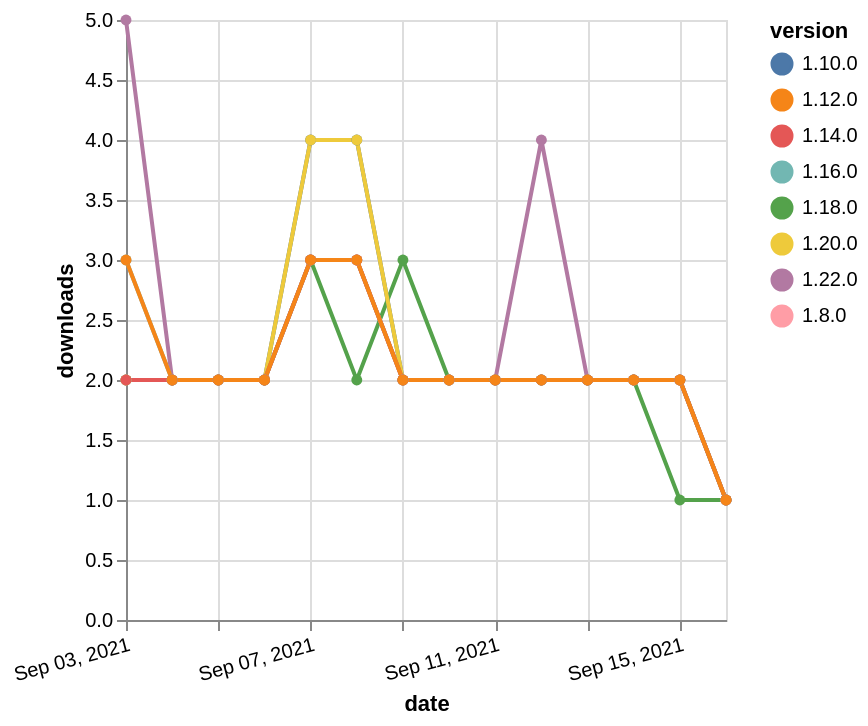

Source (Vega-Lite JSON):
### Vega-Lite specification from a JSON file in a GitHub repository (floating-point values rounded to 4 significant figures)
{"$schema": "https://vega.github.io/schema/vega-lite/v5.json", "description": "A simple bar chart with embedded data.", "data": {"values": [{"date": "2021-09-03", "total": 1027, "delta": 2, "version": "1.18.0"}, {"date": "2021-09-04", "total": 1029, "delta": 2, "version": "1.18.0"}, {"date": "2021-09-05", "total": 1031, "delta": 2, "version": "1.18.0"}, {"date": "2021-09-06", "total": 1033, "delta": 2, "version": "1.18.0"}, {"date": "2021-09-07", "total": 1036, "delta": 3, "version": "1.18.0"}, {"date": "2021-09-08", "total": 1038, "delta": 2, "version": "1.18.0"}, {"date": "2021-09-09", "total": 1041, "delta": 3, "version": "1.18.0"}, {"date": "2021-09-10", "total": 1043, "delta": 2, "version": "1.18.0"}, {"date": "2021-09-11", "total": 1045, "delta": 2, "version": "1.18.0"}, {"date": "2021-09-12", "total": 1047, "delta": 2, "version": "1.18.0"}, {"date": "2021-09-13", "total": 1049, "delta": 2, "version": "1.18.0"}, {"date": "2021-09-14", "total": 1051, "delta": 2, "version": "1.18.0"}, {"date": "2021-09-15", "total": 1052, "delta": 1, "version": "1.18.0"}, {"date": "2021-09-16", "total": 1053, "delta": 1, "version": "1.18.0"}, {"date": "2021-09-03", "total": 241, "delta": 5, "version": "1.22.0"}, {"date": "2021-09-04", "total": 243, "delta": 2, "version": "1.22.0"}, {"date": "2021-09-05", "total": 245, "delta": 2, "version": "1.22.0"}, {"date": "2021-09-06", "total": 247, "delta": 2, "version": "1.22.0"}, {"date": "2021-09-07", "total": 250, "delta": 3, "version": "1.22.0"}, {"date": "2021-09-08", "total": 253, "delta": 3, "version": "1.22.0"}, {"date": "2021-09-09", "total": 255, "delta": 2, "version": "1.22.0"}, {"date": "2021-09-10", "total": 257, "delta": 2, "version": "1.22.0"}, {"date": "2021-09-11", "total": 259, "delta": 2, "version": "1.22.0"}, {"date": "2021-09-12", "total": 263, "delta": 4, "version": "1.22.0"}, {"date": "2021-09-13", "total": 265, "delta": 2, "version": "1.22.0"}, {"date": "2021-09-14", "total": 267, "delta": 2, "version": "1.22.0"}, {"date": "2021-09-15", "total": 269, "delta": 2, "version": "1.22.0"}, {"date": "2021-09-16", "total": 270, "delta": 1, "version": "1.22.0"}, {"date": "2021-09-03", "total": 2463, "delta": 2, "version": "1.8.0"}, {"date": "2021-09-04", "total": 2465, "delta": 2, "version": "1.8.0"}, {"date": "2021-09-05", "total": 2467, "delta": 2, "version": "1.8.0"}, {"date": "2021-09-06", "total": 2469, "delta": 2, "version": "1.8.0"}, {"date": "2021-09-07", "total": 2472, "delta": 3, "version": "1.8.0"}, {"date": "2021-09-08", "total": 2475, "delta": 3, "version": "1.8.0"}, {"date": "2021-09-09", "total": 2477, "delta": 2, "version": "1.8.0"}, {"date": "2021-09-10", "total": 2479, "delta": 2, "version": "1.8.0"}, {"date": "2021-09-11", "total": 2481, "delta": 2, "version": "1.8.0"}, {"date": "2021-09-12", "total": 2483, "delta": 2, "version": "1.8.0"}, {"date": "2021-09-13", "total": 2485, "delta": 2, "version": "1.8.0"}, {"date": "2021-09-14", "total": 2487, "delta": 2, "version": "1.8.0"}, {"date": "2021-09-15", "total": 2489, "delta": 2, "version": "1.8.0"}, {"date": "2021-09-16", "total": 2490, "delta": 1, "version": "1.8.0"}, {"date": "2021-09-03", "total": 2636, "delta": 2, "version": "1.10.0"}, {"date": "2021-09-04", "total": 2638, "delta": 2, "version": "1.10.0"}, {"date": "2021-09-05", "total": 2640, "delta": 2, "version": "1.10.0"}, {"date": "2021-09-06", "total": 2642, "delta": 2, "version": "1.10.0"}, {"date": "2021-09-07", "total": 2646, "delta": 4, "version": "1.10.0"}, {"date": "2021-09-08", "total": 2650, "delta": 4, "version": "1.10.0"}, {"date": "2021-09-09", "total": 2652, "delta": 2, "version": "1.10.0"}, {"date": "2021-09-10", "total": 2654, "delta": 2, "version": "1.10.0"}, {"date": "2021-09-11", "total": 2656, "delta": 2, "version": "1.10.0"}, {"date": "2021-09-12", "total": 2658, "delta": 2, "version": "1.10.0"}, {"date": "2021-09-13", "total": 2660, "delta": 2, "version": "1.10.0"}, {"date": "2021-09-14", "total": 2662, "delta": 2, "version": "1.10.0"}, {"date": "2021-09-15", "total": 2664, "delta": 2, "version": "1.10.0"}, {"date": "2021-09-16", "total": 2665, "delta": 1, "version": "1.10.0"}, {"date": "2021-09-03", "total": 749, "delta": 2, "version": "1.20.0"}, {"date": "2021-09-04", "total": 751, "delta": 2, "version": "1.20.0"}, {"date": "2021-09-05", "total": 753, "delta": 2, "version": "1.20.0"}, {"date": "2021-09-06", "total": 755, "delta": 2, "version": "1.20.0"}, {"date": "2021-09-07", "total": 759, "delta": 4, "version": "1.20.0"}, {"date": "2021-09-08", "total": 763, "delta": 4, "version": "1.20.0"}, {"date": "2021-09-09", "total": 765, "delta": 2, "version": "1.20.0"}, {"date": "2021-09-10", "total": 767, "delta": 2, "version": "1.20.0"}, {"date": "2021-09-11", "total": 769, "delta": 2, "version": "1.20.0"}, {"date": "2021-09-12", "total": 771, "delta": 2, "version": "1.20.0"}, {"date": "2021-09-13", "total": 773, "delta": 2, "version": "1.20.0"}, {"date": "2021-09-14", "total": 775, "delta": 2, "version": "1.20.0"}, {"date": "2021-09-15", "total": 777, "delta": 2, "version": "1.20.0"}, {"date": "2021-09-16", "total": 778, "delta": 1, "version": "1.20.0"}, {"date": "2021-09-03", "total": 1475, "delta": 3, "version": "1.16.0"}, {"date": "2021-09-04", "total": 1477, "delta": 2, "version": "1.16.0"}, {"date": "2021-09-05", "total": 1479, "delta": 2, "version": "1.16.0"}, {"date": "2021-09-06", "total": 1481, "delta": 2, "version": "1.16.0"}, {"date": "2021-09-07", "total": 1484, "delta": 3, "version": "1.16.0"}, {"date": "2021-09-08", "total": 1487, "delta": 3, "version": "1.16.0"}, {"date": "2021-09-09", "total": 1489, "delta": 2, "version": "1.16.0"}, {"date": "2021-09-10", "total": 1491, "delta": 2, "version": "1.16.0"}, {"date": "2021-09-11", "total": 1493, "delta": 2, "version": "1.16.0"}, {"date": "2021-09-12", "total": 1495, "delta": 2, "version": "1.16.0"}, {"date": "2021-09-13", "total": 1497, "delta": 2, "version": "1.16.0"}, {"date": "2021-09-14", "total": 1499, "delta": 2, "version": "1.16.0"}, {"date": "2021-09-15", "total": 1501, "delta": 2, "version": "1.16.0"}, {"date": "2021-09-16", "total": 1502, "delta": 1, "version": "1.16.0"}, {"date": "2021-09-03", "total": 1684, "delta": 2, "version": "1.14.0"}, {"date": "2021-09-04", "total": 1686, "delta": 2, "version": "1.14.0"}, {"date": "2021-09-05", "total": 1688, "delta": 2, "version": "1.14.0"}, {"date": "2021-09-06", "total": 1690, "delta": 2, "version": "1.14.0"}, {"date": "2021-09-07", "total": 1693, "delta": 3, "version": "1.14.0"}, {"date": "2021-09-08", "total": 1696, "delta": 3, "version": "1.14.0"}, {"date": "2021-09-09", "total": 1698, "delta": 2, "version": "1.14.0"}, {"date": "2021-09-10", "total": 1700, "delta": 2, "version": "1.14.0"}, {"date": "2021-09-11", "total": 1702, "delta": 2, "version": "1.14.0"}, {"date": "2021-09-12", "total": 1704, "delta": 2, "version": "1.14.0"}, {"date": "2021-09-13", "total": 1706, "delta": 2, "version": "1.14.0"}, {"date": "2021-09-14", "total": 1708, "delta": 2, "version": "1.14.0"}, {"date": "2021-09-15", "total": 1710, "delta": 2, "version": "1.14.0"}, {"date": "2021-09-16", "total": 1711, "delta": 1, "version": "1.14.0"}, {"date": "2021-09-03", "total": 2071, "delta": 3, "version": "1.12.0"}, {"date": "2021-09-04", "total": 2073, "delta": 2, "version": "1.12.0"}, {"date": "2021-09-05", "total": 2075, "delta": 2, "version": "1.12.0"}, {"date": "2021-09-06", "total": 2077, "delta": 2, "version": "1.12.0"}, {"date": "2021-09-07", "total": 2080, "delta": 3, "version": "1.12.0"}, {"date": "2021-09-08", "total": 2083, "delta": 3, "version": "1.12.0"}, {"date": "2021-09-09", "total": 2085, "delta": 2, "version": "1.12.0"}, {"date": "2021-09-10", "total": 2087, "delta": 2, "version": "1.12.0"}, {"date": "2021-09-11", "total": 2089, "delta": 2, "version": "1.12.0"}, {"date": "2021-09-12", "total": 2091, "delta": 2, "version": "1.12.0"}, {"date": "2021-09-13", "total": 2093, "delta": 2, "version": "1.12.0"}, {"date": "2021-09-14", "total": 2095, "delta": 2, "version": "1.12.0"}, {"date": "2021-09-15", "total": 2097, "delta": 2, "version": "1.12.0"}, {"date": "2021-09-16", "total": 2098, "delta": 1, "version": "1.12.0"}]}, "width": "container", "mark": {"type": "line", "point": {"filled": true}}, "encoding": {"x": {"field": "date", "type": "temporal", "timeUnit": "yearmonthdate", "title": "date", "axis": {"labelAngle": -15}}, "y": {"field": "delta", "type": "quantitative", "title": "downloads"}, "color": {"field": "version", "type": "nominal"}, "tooltip": {"field": "delta"}}}
